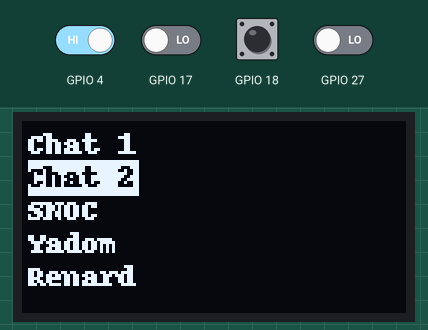
Recording of a program running on a simulated Raspberry Pi (BCM pin numbers). Shown: 128×64 one-colour display. The inputs (shaded band) are chosen by the test bench; at power-on: GPIO 4, GPIO 18 HIGH, GPIO 17, GPIO 27 LOW. What the program prints to the terminal is not drawn.

Above: at 1.2 s.
1.3 s: GPIO 17 driven HIGH
At 1.9 s:
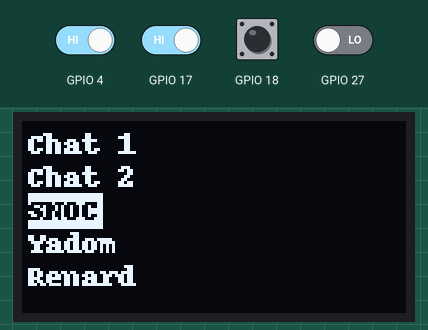
3.6 s: GPIO 4 driven LOW
At 6.7 s:
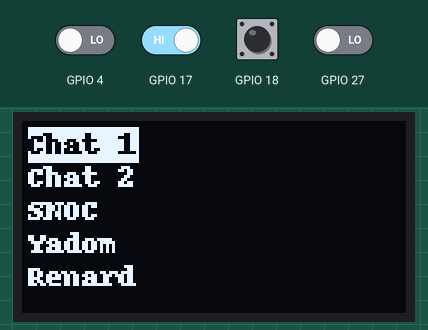
Timing chart, 0 to 8.2 s (numbered marks = the images above; inputs shaded):
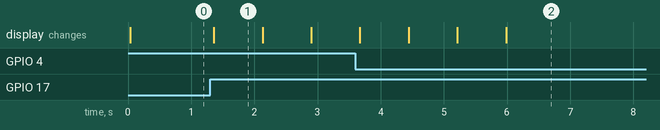

Measured:
- after the input at 1.3 s, the display: changes after 0.06 s (image 1)
- after the input at 3.6 s, the display: first changes after 0.07 s (image 2 shows a later state)
- what the display in image 1 shows lasts 0.7 s, from 1.4 s to 2.1 s

The program:

rpilcd2menu.py
```python
import time

# OLED screen
import Adafruit_GPIO.SPI as SPI
import Adafruit_SSD1306

# offscreen
from PIL import Image
from PIL import ImageDraw
from PIL import ImageFont

# Raspberry Pi pin configuration:
RST = 25
# Note the following are only used with SPI:
DC = 24
SPI_PORT = 0
SPI_DEVICE = 0

# 128x64 display with hardware SPI:
disp = Adafruit_SSD1306.SSD1306_128_64(rst=RST, dc=DC, spi=SPI.SpiDev(SPI_PORT, SPI_DEVICE, max_speed_hz=8000000))

# buttons
import RPi.GPIO as GPIO

GPIO.setmode(GPIO.BCM)
GPIO.setup(4, GPIO.IN) # SW1
GPIO.setup(17, GPIO.IN) # SW2
GPIO.setup(18, GPIO.IN) # SW4
GPIO.setup(27, GPIO.IN) # SW3

# Initialize library.
disp.begin()

# Clear display.
disp.clear()
disp.display()

# Create blank image for drawing.
# Make sure to create image with mode '1' for 1-bit color.
width = disp.width
height = disp.height
image = Image.new('1', (width, height))
padding = 2
top = padding
bottom = height-padding
x = padding

# Get drawing object to draw on image.
draw = ImageDraw.Draw(image)

# Draw a black filled box to clear the image.
draw.rectangle((0,0,width,height), outline=0, fill=0)

# Load default font.
font = ImageFont.load_default()

def drawMenuItem(str, selected, x, y, displayWidth, imageWidth):
	sizeX, sizeY = draw.textsize(str)
	if selected :
		draw.rectangle((x, y, x + sizeX, y + sizeY), outline=255, fill=255)
		draw.text((x, y), str,  font=font, fill=0)
	else :
		draw.text((x, y), str,  font=font, fill=255)
	if imageWidth > (displayWidth - x - sizeX) :
		imageWidth = displayWidth - x - sizeX
	return y + sizeY, imageWidth

selectedItem = 1
itemCount = 5
imageWidth = disp.width
updateMenu = True
updateDisplay = True
repeatDecounter=0
print('Press Ctrl-C to quit.')
while True:
	if not GPIO.input(4): # SW1 - selection UP
		if selectedItem > 1 :
			selectedItem -= 1
			updateMenu = True
			repeatDecounter=15
	elif not GPIO.input(27) : # SW3 - selection DOWN
		if selectedItem < itemCount:
			selectedItem += 1
			updateMenu = True
			repeatDecounter=15
	elif not GPIO.input(18) : # SW4 - display an image named 1.png if item 1 is selected, 2.png if item 2 is selected, etc.
		readImage = Image.open('{0}.png'.format(selectedItem)).convert('1')
		aspectRatio = readImage.size[1] / (readImage.size[0] * 1.0)
		if aspectRatio < 1.0 and readImage.size[0] > imageWidth :
			readImage = readImage.resize((imageWidth, (int) (imageWidth * aspectRatio)), Image.ANTIALIAS)
		elif readImage.size[1] > disp.height :
			readImage = readImage.resize(((int) (disp.height / aspectRatio), disp.height), Image.ANTIALIAS)
		hFill = (imageWidth - readImage.size[0]) / 2
		vFill = (disp.height - readImage.size[1]) / 2
		draw.rectangle((disp.width - imageWidth, 0, disp.width, disp.height), outline=0, fill=0)
		image.paste(readImage, (disp.width - imageWidth + hFill, vFill, disp.width - imageWidth + hFill + readImage.size[0], vFill + readImage.size[1]))
		updateDisplay = True
	elif not GPIO.input(17) : # SW2
		draw.rectangle((disp.width - imageWidth, 0, disp.width, disp.height), outline=0, fill=0)
		updateDisplay = True
	if updateMenu :
		updateMenu = False
		updateDisplay = True
		# Draw a black filled box to clear the image.
		draw.rectangle((0,0,disp.width - imageWidth,height), outline=0, fill=0)
		# Draw menu
		starty = top
		starty, imageWidth = drawMenuItem('Chat 1', selectedItem == 1, x, starty, disp.width, imageWidth)
		starty, imageWidth = drawMenuItem('Chat 2', selectedItem == 2, x, starty, disp.width, imageWidth)
		starty, imageWidth = drawMenuItem('SNOC', selectedItem == 3, x, starty, disp.width, imageWidth)
		starty, imageWidth = drawMenuItem('Yadom', selectedItem == 4, x, starty, disp.width, imageWidth)
		starty, imageWidth = drawMenuItem('Renard', selectedItem == 5, x, starty, disp.width, imageWidth)

	if updateDisplay :
		# Display imageFalse
		updateDisplay = False
		disp.image(image)
		disp.display()
		# wait all buttons are released
		while ((not GPIO.input(4)) or (not GPIO.input(27))) and (repeatDecounter != 0) :
			time.sleep(0.05)
			if repeatDecounter != 0:
				repeatDecounter -= 1
		while (not GPIO.input(18)) or (not GPIO.input(17)) :
			time.sleep(0.05)
```
